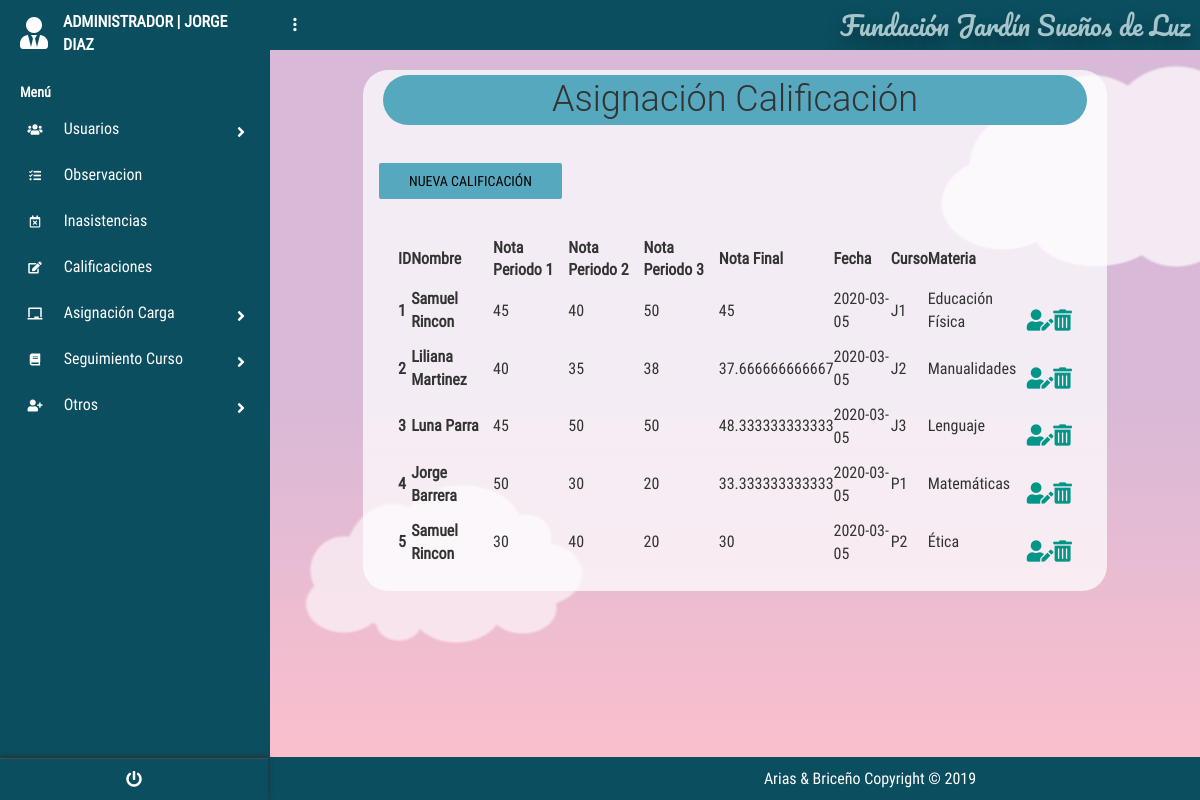
Page /?c=Calificacion&a=Index (signed in) on the committed database.
### tables this page shows
create table CALIFICACION
(
id_Calificacion INT PRIMARY KEY auto_increment ,
notaPeriodo1_Calificacion INT not null,
notaPeriodo2_Calificacion INT not null,
notaPeriodo3_Calificacion INT not null,
notaFinal1_Calificacion INT not null,
fechaRegistro_Calificacion DATE not null,
id_Asignacion_FK int
);

create table Usuario
(
id_Usuario int PRIMARY KEY auto_increment ,
user_Usuario varchar (50) not null,
password_Usuario varchar (8) not null,
nombre_Usuario varchar (50) not null,
apellido_Usuario varchar (50) not null,
tipoDoc_Usuario varchar (50) not null,
doc_Usuario bigint not null,
estado_Usuario varchar (50) not null,
id_tipoUsuario_FK int ,
id_Especialidad_FK int 
);

create table CURSO
(
id_Curso int PRIMARY KEY auto_increment ,
codigo_Curso VARCHAR (50) not null
);

create table MATERIA
(
id_Materia INT PRIMARY KEY auto_increment ,
nombre_Materia VARCHAR (50) not null,
horasSemanales_Materia INT not null
);

### controllers/CalificacionController.php (called while the page is built, shortened)
<?php
require_once "./models/CalificacionModel.php";
class CalificacionController{
    public function __CONSTRUCT(){
        $this->mode = new CalificacionModel();
    }
    public function Index(){
        include_once './views/Calificacion/CalificacionCon.php';
    }
}

### models/Conexion.php (called while the page is built)
<?php
class Conexion{
    public static function conectar(){
        $PDO = new PDO("mysql:host=localhost;dbname=dbfundacion;charset=utf8","root","");
        $PDO->setAttribute(PDO::ATTR_ERRMODE,PDO::ERRMODE_EXCEPTION);
        return $PDO;
    }
}
?>

### models/CalificacionModel.php (called while the page is built, shortened)
<?php
class CalificacionModel{
    public $CNX;
    public function __construct(){
        try {
            $this->CNX= Conexion::conectar();
        } catch (Exception $e) {
            die($e->getMessage());
        }
    }
    public function listar_Calificacion(){
        try {
            $query= "SELECT id_Calificacion,
            notaPeriodo1_Calificacion,
            notaPeriodo2_Calificacion,
            notaPeriodo3_Calificacion,
            fechaRegistro_Calificacion,
            nombre_Usuario,
            apellido_Usuario,
            id_Asignacion_FK,
            id_Asignacion,
            id_Materia_FK,
            nombre_Materia,
            id_Usuario_KFFK,
            id_Curso_FKF,
            codigo_Curso
            from CALIFICACION
            INNER JOIN ASIGNACIONCARGA ON  CALIFICACION.id_Asignacion_FK=ASIGNACIONCARGA.id_Asignacion
            INNER JOIN MATERIA ON MATERIA.id_Materia=ASIGNACIONCARGA.id_Materia_FK
            INNER JOIN USUARIO ON USUARIO.id_Usuario=ASIGNACIONCARGA.id_Usuario_KFFK
            INNER JOIN CURSO ON CURSO.id_Curso=ASIGNACIONCARGA.id_Curso_FKF;
            ";
            $stm = $this->CNX->prepare($query);
            $stm->execute();
            return $stm->fetchAll(PDO::FETCH_OBJ);
        } catch (Exception $e){
            die($e ->getMessage());
        }
    }
}

### views/Calificacion/CalificacionCon.php (the view, shortened to what this page needs)
<!DOCTYPE html>
<html lang="es">
<head>
    <link rel='stylesheet' href='https://cdnjs.cloudflare.com/ajax/libs/twitter-bootstrap/4.1.1/css/bootstrap.css'>
    <link rel='stylesheet' href='https://use.fontawesome.com/releases/v5.0.13/css/all.css'>
    <link rel="stylesheet" href="<?php echo SERVERURL; ?>assets/css/main.css">
    <link rel="stylesheet" href="<?php echo SERVERURL; ?>assets/css/style.css">
    <link rel="stylesheet" href="<?php echo SERVERURL; ?>assets/css/menu_Lateral.css">
    <link rel="stylesheet" href="<?php echo SERVERURL; ?>assets/css/main.css">
    <link href="https://unpkg.com/bootstrap-table@1.18.0/dist/bootstrap-table.min.css" rel="stylesheet">
</head>
<body>
    <?php include "./views/modules/navlateral.php" ?>
    <section class="full-box dashboard-contentPage">
        <?php include "./views/modules/navbar.php" ?>
        <div class="container">
            <div class="titles">
                <h1 class="tituloa ">Asignación Calificación</h1>
                <div class="form-group" id="botones">
                    <a href="?c=Calificacion&a=nuevo" class="boton btn btn-info botones">Nueva Calificación</a>
                </div>
            </div>
            <div class="tablas">
            <table id="table" data-toggle="table" data-height="auto" data-search="true" data-show-refresh="false"
                data-show-columns="true" data-buttons-toolbar=".buttons-toolbar">
                <thead>
                    <tr>
                        <th data-field="ID">ID</th>
                        <th data-field="nombre">Nombre</th>
                        <th data-field="nota1">Nota Periodo 1</th>
                        <th data-field="nota2">Nota Periodo 2</th>
                        <th data-field="nota3">Nota Periodo 3</th>
                        <th data-field="notafinal2">Nota Final</th>
                        <th data-field="fecha">Fecha</th>
                        <th data-field="curso">Curso</th>
                        <th data-field="materia">Materia</th>
                        <th data-field="editar"></th>
                        <th data-field="eliminar"></th>
                    </tr>
                </thead>
                <tbody>
                    <?php foreach ($this->mode->listar_Calificacion() as $k ) : ?>
                    <tr>
                        <th data-field="ID" scope="row"><?php echo $k->id_Calificacion; ?></th>
                        <th data-field="nombre"><?php echo $k->nombre_Usuario.' '.$k->apellido_Usuario; ?></th>
                        <td data-field="nota1"><?php echo $k->notaPeriodo1_Calificacion; ?></td>
                        <td data-field="nota2"><?php echo $k->notaPeriodo2_Calificacion; ?></td>
                        <td data-field="nota3"><?php echo $k->notaPeriodo3_Calificacion; ?></td>
                        <td data-field="notafinal2"><?php echo ($k->notaPeriodo1_Calificacion+$k->notaPeriodo2_Calificacion+$k->notaPeriodo3_Calificacion)/3; ?></td>
                        <td data-field="fecha"><?php echo $k->fechaRegistro_Calificacion; ?></td>
                        <td data-field="curso"><?php echo $k->codigo_Curso; ?></td>
                        <td data-field="materia"><?php echo $k->nombre_Materia; ?></td>
                        <th data-field="editar">
                            <div class="form-group" id="botones">
                                <a href="?c=Calificacion&a=nuevo&id_Calificacion=<?php echo $k->id_Calificacion;?>"  class="fas fa-user-edit fa-lg " ></a>
                            </div>
                        </th>
                        <th data-field="eliminar">
                        <div class="form-group" id="botones">
                                <a onclick="javascript:return confirm('¿Desea eliminar el registro?');
                                " href="?c=Calificacion&a=g_Eliminar_Calificacion&id_Calificacion=<?php echo $k->id_Calificacion;?>"
                                 class="fas fa-trash-alt fa-lg"></a>
                            </div>
                        </th>
                    </tr>
                    <?php endforeach; ?>
                </tbody>
            </table>
</div>
        </div>
        <?php include "./views/modules/fondo_Form.php" ?>
    </section>
</body>
</html>

### assets/css/main.css (style rules this page uses)
body, html { background-color: #0b4e5f; width: 100%; height: 100%; margin: 0; padding: 0; position: relative; font-size: 16px; font-family: 'RobotoCondensed'; overflow: hidden; }
.full-box { margin: 0; padding: 0; width: 100%; box-sizing: border-box; }
.container { background-color: rgba(255, 255, 255, 0.726); margin-top:20px; border-radius:25px; width:80%; }
.tablas,h1 { margin:20px }
h1 { text-align: center; padding: 5px; margin: 5px; }
form .btn, .botones { background-color: #56a8be; border-color: #56a8be; }
.tituloa { background-color: #56a8be; border-color: #56a8be; border-radius: 1em; }
.dashboard-sideBar, .dashboard-contentPage { position: absolute; top: 0; height: 100%; transition: all .3s ease-in-out; }
.dashboard-contentPage { right: 0; z-index: 1; padding-left: 270px; }
.btn:not(.btn-raised).btn-info, .input-group-btn .btn:not(.btn-raised).btn-info { color: #000000; }

### assets/css/menu_Lateral.css (style rules this page uses)
body { font-size: 0.9rem; }

### views/modules/fondo_Form.php (style rules this page uses)
html { box-sizing: border-box; }
*, *:before, *:after { box-sizing: inherit; }
body { margin: 0; background: linear-gradient(#d8b9d7 50%, #ffc0cb); min-height: 100vh; display: flex; justify-content: center; align-items: center; overflow: hidden; position: relative; }

### rows in the picture
calificacion: id_Calificacion "1", usuario.nombre_Usuario "Samuel", usuario.apellido_Usuario "Rincon", notaPeriodo1_Calificacion "45", notaPeriodo2_Calificacion "40", notaPeriodo3_Calificacion "50", fechaRegistro_Calificacion "2020-03-05", curso.codigo_Curso "J1", materia.nombre_Materia "Educación Física"
calificacion: id_Calificacion "2", usuario.nombre_Usuario "Liliana", usuario.apellido_Usuario "Martinez", notaPeriodo1_Calificacion "40", notaPeriodo2_Calificacion "35", notaPeriodo3_Calificacion "38", notaPeriodo1_Calificacion+notaPeriodo2_Calificacion+notaPeriodo3_Calificacion "37.666666666667", fechaRegistro_Calificacion "2020-03-05", curso.codigo_Curso "J2", materia.nombre_Materia "Manualidades"
calificacion: id_Calificacion "3", usuario.nombre_Usuario "Luna", usuario.apellido_Usuario "Parra", notaPeriodo1_Calificacion "45", notaPeriodo2_Calificacion "50", notaPeriodo3_Calificacion "50", notaPeriodo1_Calificacion+notaPeriodo2_Calificacion+notaPeriodo3_Calificacion "48.333333333333", fechaRegistro_Calificacion "2020-03-05", curso.codigo_Curso "J3", materia.nombre_Materia "Lenguaje"
calificacion: id_Calificacion "4", usuario.nombre_Usuario "Jorge", usuario.apellido_Usuario "Barrera", notaPeriodo1_Calificacion "50", notaPeriodo2_Calificacion "30", notaPeriodo3_Calificacion "20", notaPeriodo1_Calificacion+notaPeriodo2_Calificacion+notaPeriodo3_Calificacion "33.333333333333", fechaRegistro_Calificacion "2020-03-05", curso.codigo_Curso "P1", materia.nombre_Materia "Matemáticas"
calificacion: id_Calificacion "5", usuario.nombre_Usuario "Samuel", usuario.apellido_Usuario "Rincon", notaPeriodo1_Calificacion "30", notaPeriodo2_Calificacion "40", notaPeriodo3_Calificacion "20", fechaRegistro_Calificacion "2020-03-05", curso.codigo_Curso "P2", materia.nombre_Materia "Ética"

### other values in the picture
$nombre "JORGE DIAZ"
NOMBREPROYECTO "Fundación Jardín Sueños de Luz"
